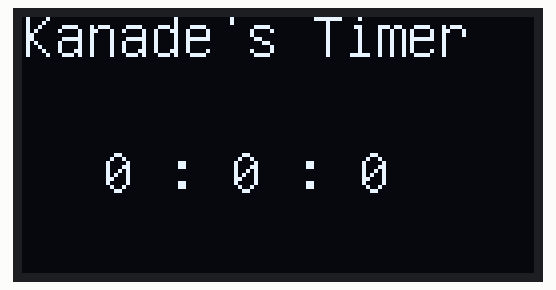
The sketch below on a simulated Arduino Uno, built with avr-gcc and run on an emulated ATmega328P. Parts: 128×64 one-colour display.

Above: at 0.3 s.
At 3.9 s:
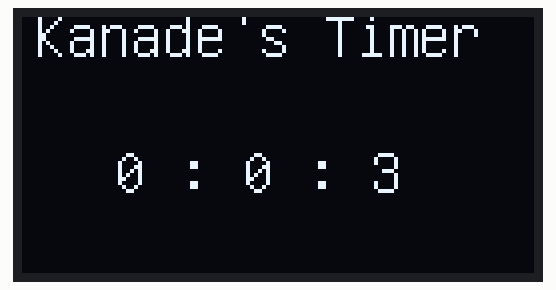
At 8.7 s:
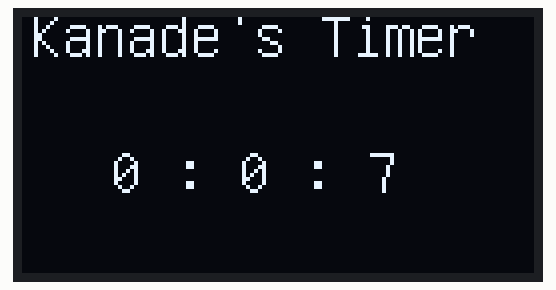
At 18.4 s:
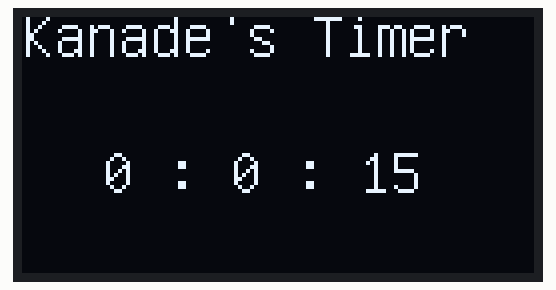
At 28.2 s:
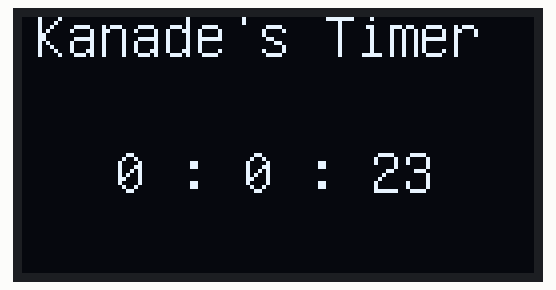
At 37.9 s:
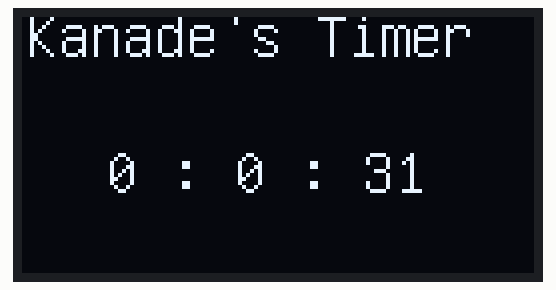

Measured:
- what the display in image 0 shows lasts 1.2 s, from 0.2 s to 1.4 s

The sketch:

Timer_SSD1306_128_64_Antiburing.ino
```cpp
#include "U8glib.h"
U8GLIB_SSD1306_128X64 u8g(U8G_I2C_OPT_NONE);

void draw(void) {
  u8g.setFont(u8g_font_unifont);
  //u8g.setFont(u8g_font_osb21);
  u8g.drawStr( 0, 22, "Kanade");
  //u8g.drawBox(0,0,128,64);
}
void draw2(void) {
  u8g.drawBox(0,0,128,64);
}
int screenBurningBiasX = 0;
int screenBurningBiasY = 0;
void drawTime(unsigned int h, unsigned int m, unsigned int s){
  u8g.drawStr(0+screenBurningBiasX,10+screenBurningBiasY, "Kanade's Timer");
  String buff = String(h)+" : "+String(m)+" : "+String(s);
  char timer[32];
  buff.toCharArray(timer, 32);
  //char t[32];
  //char buff[16];
  //itoa(s,buff,10);

  u8g.drawStr(20+screenBurningBiasX,44+screenBurningBiasY, timer);
}

void setup(void) {
  // u8g.setRot180();
  if ( u8g.getMode() == U8G_MODE_R3G3B2 ) {
    u8g.setColorIndex(255);     // white
  }
  else if ( u8g.getMode() == U8G_MODE_GRAY2BIT ) {
    u8g.setColorIndex(3);         // max intensity
  }
  else if ( u8g.getMode() == U8G_MODE_BW ) {
    u8g.setColorIndex(1);         // pixel on
  }
  else if ( u8g.getMode() == U8G_MODE_HICOLOR ) {
    u8g.setHiColorByRGB(255,255,255);
  }
}


void loop(void) {
  unsigned int hours = 0;
  unsigned int minutes = 0;
  unsigned int seconds = 0;
  u8g.setFont(u8g_font_unifont);
  while(1){
    u8g.firstPage();
    do {
      drawTime(hours,minutes,seconds);
    } while( u8g.nextPage() );
    seconds++;
    if(seconds==60){
      seconds=0;
      minutes++;
      screenBurningBiasY++;
      if(screenBurningBiasY==5){
        screenBurningBiasY=0;
      }
      if(minutes==60){
        minutes=0;
        hours++;
      }
    }
    screenBurningBiasX++;
    if(screenBurningBiasX==5){
      screenBurningBiasX=0;
    }
    delay(1000);
 }
  delay(500);
}
```
